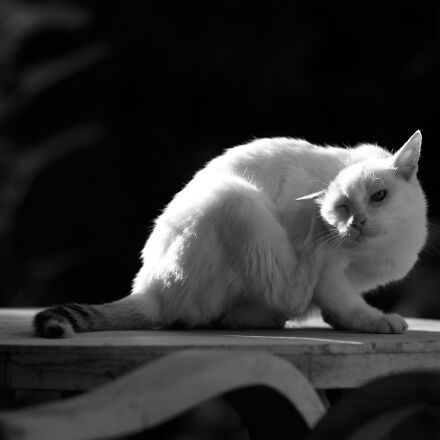
#> input picture ocv_p/module1/cat.jpg, 440 x 440 px
$ jupyter execute ch2.ipynb   (older library calls are emulated)
#> lines starting #> are read from the running program, lines starting #| are printed output that depends on the picture
[cell 1]
import cv2
image = cv2.imread('cat.jpg', cv2.IMREAD_GRAYSCALE)
#> image is the input picture: shape (440, 440); min 0, max 255, mean 46.5
cv2.imwrite('cat.jpg', image)
#> Out = True

[cell 2]
import os
import numpy as np

#make an array of 120000 random bytes
randomByteArray = bytearray(os.urandom(120000))
flatNumpyArray = np.array(randomByteArray)

#convert the array to a 400x300 grayscale image
grayImage = flatNumpyArray.reshape(300, 400)
cv2.imwrite("randomGray.png", grayImage)
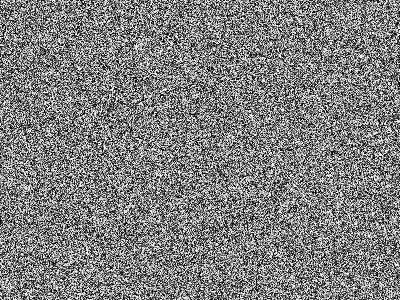
#> saved as randomGray.png: shape (300, 400); min 0, max 255, mean 127.3

#convert the array to a 200x200 color image
colorImage = flatNumpyArray.reshape(200, 200, 3)
cv2.imwrite("randomColor.png", colorImage)
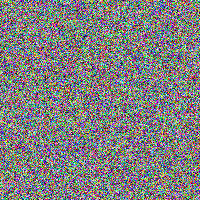
#> saved as randomColor.png: shape (200, 200, 3); mean B, G, R 127.2, 126.9, 127.7
